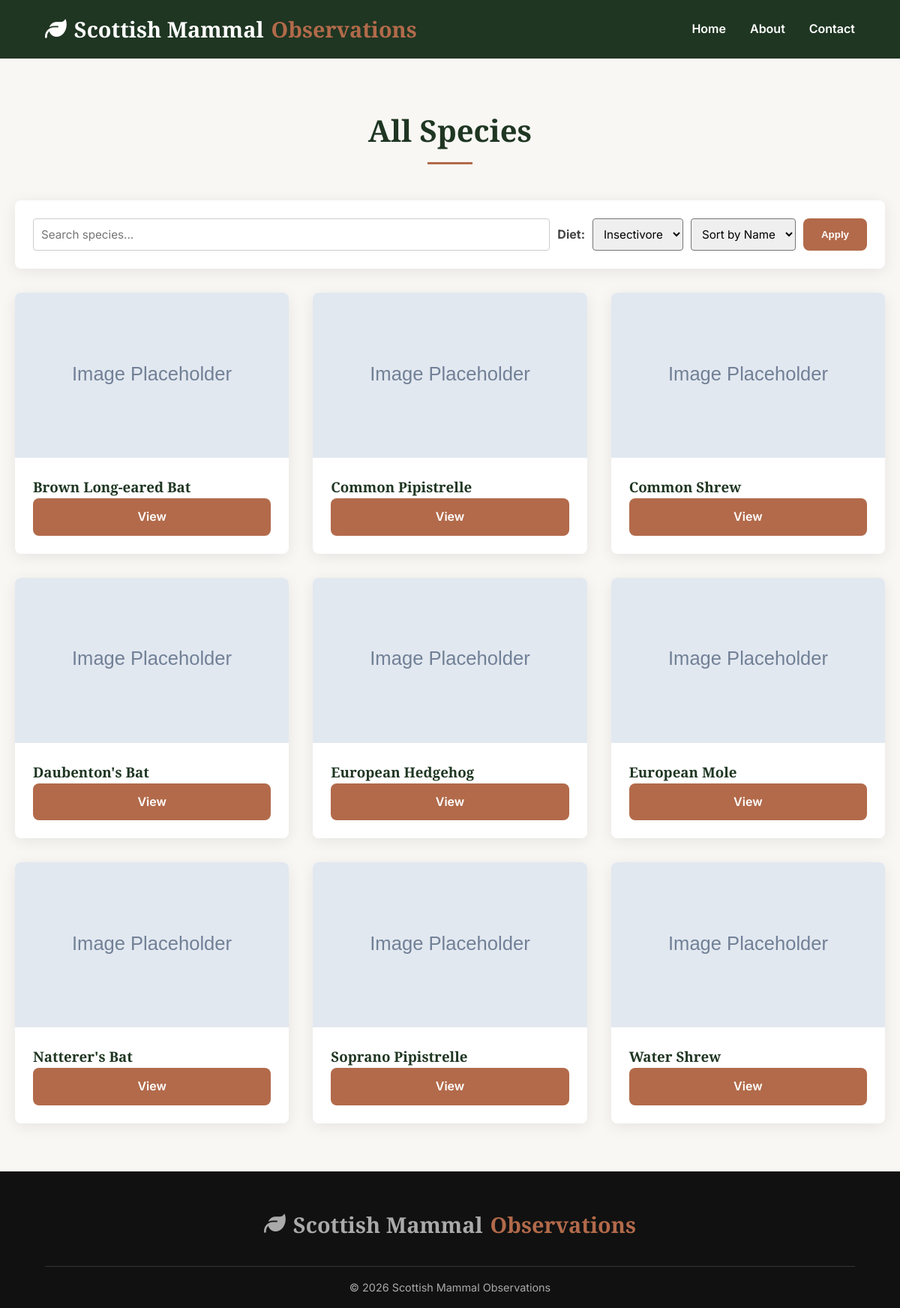
The page /index.php?filter=Insectivore on the database its author committed.
### tables this page shows
CREATE TABLE `species` (
  `gbif_species_key` int(11) NOT NULL COMMENT 'GBIF (Global Biodiversity Information Facility) species identifier',
  `species_name` varchar(100) NOT NULL COMMENT 'Scientific name of the species',
  `common_name` varchar(100) DEFAULT NULL COMMENT 'Common English name',
  `iucn_red_list_category` varchar(10) DEFAULT NULL COMMENT 'IUCN Red List conservation status code',
  `body_mass_kg` decimal(10,3) DEFAULT NULL COMMENT 'Typical body mass in kilograms',
  `dietary_category` varchar(50) DEFAULT NULL COMMENT 'Primary dietary classification (Herbivore, Carnivore, Omnivore, Insectivore, Piscivore)',
  `uk_protection_status` varchar(255) DEFAULT NULL COMMENT 'UK legal protection status and relevant legislation',
  `habitat` varchar(100) DEFAULT NULL COMMENT 'Primary habitat types',
  `image_url` varchar(255) DEFAULT NULL COMMENT 'URL to species image (e.g., from Wikimedia Commons)',
  PRIMARY KEY (`gbif_species_key`),
  KEY `idx_species_name` (`species_name`),
  KEY `idx_dietary_category` (`dietary_category`),
  KEY `idx_iucn_category` (`iucn_red_list_category`)
);

### includes/config.php (called while the page is built, shortened)
<?php
function e($string) {
    return htmlspecialchars($string, ENT_QUOTES, 'UTF-8');
}

### index.php (the view, shortened to what this page needs)
<?php
$pdo = getDbConnection();
$filter = $_GET['filter'] ?? '';
$sort = $_GET['sort'] ?? 'common_name';
$query = "SELECT * FROM species WHERE 1=1";
$params = [];
if ($filter) {
    $query .= " AND dietary_category = ?";
    $params[] = $filter;
}
$query .= " ORDER BY $sort";
$stmt = $pdo->prepare($query);
$stmt->execute($params);
$species = $stmt->fetchAll();
require_once 'includes/header.php';
?>
<section class="container">
    <h2 class="section-title">All Species</h2>
    <div style="
    background:white;
    padding:1.5rem;
    border-radius:8px;
    box-shadow: var(--shadow);
    margin-bottom:2rem;
    display:flex;
    flex-wrap:wrap;
    gap:10px;
    align-items:center;
">
        <form method="GET" style="display:flex; gap:10px; flex-wrap:wrap; width:100%;">
            <input
                type="text"
                name="search"
                placeholder="Search species..."
                value="<?php echo $_GET['search'] ?? ''; ?>"
                style="
            flex:1;
            padding:10px;
            border:1px solid #ccc;
            border-radius:4px;
        ">
            <?php
            $query = "SELECT DISTINCT dietary_category FROM species WHERE dietary_category IS NOT NULL ORDER BY dietary_category ASC";
            $stmt = $pdo->prepare($query);
            $stmt->execute();
            $diets = $stmt->fetchAll(PDO::FETCH_ASSOC);
            $currentFilter = $_GET['filter'] ?? '';
            ?>
            <div style="display: flex; align-items: center; gap: 10px;">
                <label style="font-weight: bold; color: #444;">Diet:</label>
                <select name="filter" style="padding:10px; border-radius:4px;">
                    <?php foreach ($diets as $row): ?>
                        <?php
                        $category = htmlspecialchars($row['dietary_category']);
                        $selected = ($currentFilter === $category) ? 'selected' : '';
                        ?>
                        <option value="<?php echo $category; ?>" <?php echo $selected; ?>>
                            <?php echo $category; ?>
                        </option>
                    <?php endforeach; ?>
                </select>
            </div>
            <select name="sort" style="padding:10px; border-radius:4px;">
                <option value="common_name">Sort by Name</option>
            </select>
            <button class="btn">Apply</button>
        </form>
    </div>
    <div class="card-grid">
        <?php foreach ($species as $sp): ?>
            <div class="card">
                <img src="<?php echo $sp['image_url'] ?: 'images/placeholder.svg'; ?>" class="card-img">
                <div class="card-body">
                    <h3><?php echo e($sp['common_name']); ?></h3>
                    <a href="species.php?key=<?php echo $sp['gbif_species_key']; ?>" class="btn">View</a>
                </div>
            </div>
        <?php endforeach; ?>
    </div>
</section>
<?php require_once 'includes/footer.php'; ?>

### css/style.css (style rules this page uses)
:root { --primary-dark: #1F3622; --primary-light: #3D5A40; --accent: #B26A4A; --accent-hover: #915438; --bg-color: #F8F7F4; --card-bg: #FFFFFF; --text-main: #333333; --text-muted: #666666; --font-head: 'Playfair Display', serif; --font-body: 'Inter', sans-serif; --shadow: 0 4px 20px rgba(0, 0, 0, 0.08); --radius: 8px; }
* { margin: 0; padding: 0; box-sizing: border-box; }
body { font-family: var(--font-body); background-color: var(--bg-color); color: var(--text-main); line-height: 1.6; }
h1, h2, h3, h4 { font-family: var(--font-head); color: var(--primary-dark); }
a { text-decoration: none; color: inherit; }
.btn { display: inline-block; padding: 12px 24px; background-color: var(--accent); color: white; font-weight: 600; border-radius: var(--radius); border: none; cursor: pointer; transition: background 0.3s, transform 0.2s; text-align: center; }
.container { max-width: 1200px; margin: 0 auto; padding: 4rem 20px; }
.section-title { text-align: center; font-size: 2.5rem; margin-bottom: 3rem; position: relative; }
.section-title::after { content: ''; display: block; width: 60px; height: 3px; background-color: var(--accent); margin: 10px auto 0; }
.card-grid { display: grid; grid-template-columns: repeat(auto-fill, minmax(320px, 1fr)); gap: 2rem; }
.card { background: var(--card-bg); border-radius: var(--radius); overflow: hidden; box-shadow: var(--shadow); transition: transform 0.3s; display: flex; flex-direction: column; }
.card-img { height: 220px; width: 100%; object-fit: cover; }
.card-body { padding: 1.5rem; flex-grow: 1; display: flex; flex-direction: column; }
form select, form input { font-family: var(--font-body); font-size: 0.95rem; }

### rows shown on the page
species: common_name "Brown Long-eared Bat"
species: common_name "Common Pipistrelle"
species: common_name "Common Shrew"
species: common_name "Daubenton's Bat"
species: common_name "European Hedgehog"
species: common_name "European Mole"
species: common_name "Natterer's Bat"
species: common_name "Soprano Pipistrelle"
species: common_name "Water Shrew"

### other values the page prints
form field filter "Insectivore"
